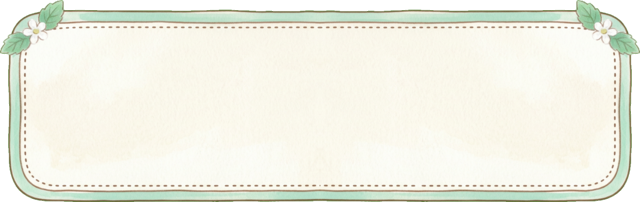
#> input picture p/kit/craft/img/b_char.png, 640 x 202 px
$ python -i linesvg.py   (imports and definitions only)
#> lines starting #> are read from the running program, lines starting #| are printed output that depends on the picture; after the words box and inside, x2 and y2 are one past the last pixel; in counts of white or black regions, pixels touching at a corner belong together
# 线稿 PNG → 单色 SVG（pip install potracer）。用法：改末尾文件名后 python3 tools/linesvg.py
import potrace,numpy as np,sys
from PIL import Image,ImageFilter
def vec(src,out,thr=70,scale=1):
#> called with src = '../p/kit/craft/img/b_char.png', out = 'out.png', thr = 70, scale = 1
  g=Image.open(src).convert('L')
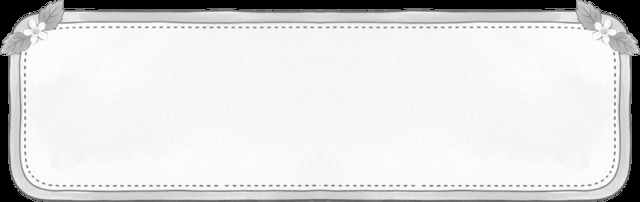
#> g: PIL image 640x202 L; min 0, max 254, mean 218.5
  bg=np.percentile(np.array(g),90)
#> bg = 250
  a=np.array(g.filter(ImageFilter.GaussianBlur(.6))).astype(float)
  m=(bg-a)>thr*(bg/255)
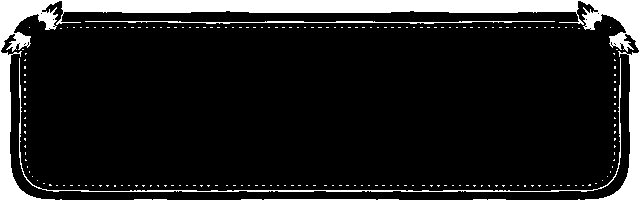
#> m: shape (202, 640) bool; 13.6% white; 196 white regions (193 under 20 px), largest, box (x1, y1, x2, y2) and area: (0, 0, 640, 202) 15204, (19, 58, 621, 192) 1230, (85, 21, 555, 24) 626
  ys,xs=np.where(m);y0,y1,x0,x1=ys.min()-4,ys.max()+4,xs.min()-4,xs.max()+4
#> after `ys, xs = np.where(m)`: ys = 17604 values from 0 to 201; xs = 17604 values, max 639 at index 639, min 0 at index 0, mean 319.5
#> after `y0, y1, x0, x1 = (ys.min() - 4, ys.max() + 4, xs.min() - 4, xs.max() +`: y0 = -4; y1 = 205; x0 = -4; x1 = 643
  m=m[y0:y1,x0:x1]
#> m = [[True, True, True, True], [True, True, True, True], [True, True, True, True], [True, True, True, True]]
#> (the run stopped early here; a loop or call above may not have finished)
